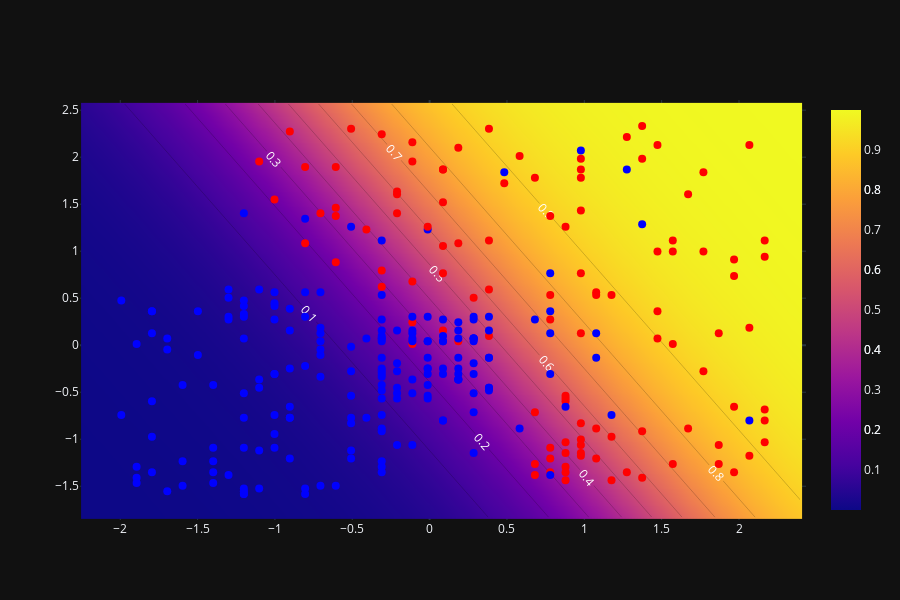

Write notebook code for a chart like this one.
### Code cell
# Plot the figure
fig1 = go.Figure([
    go.Scatter(x=x_train[:, 0], y=x_train[:, 1], name='Train', mode='markers',
                marker=dict(color=y_train, size=8, colorscale='Bluered')),
    go.Contour(x=xrange, y=yrange, z=z, line_width=0.2, line_smoothing=0.5,
                contours=dict(coloring='heatmap', showlabels=True, labelfont=dict(size=12, color='white'))),
    go.Heatmap(x=xrange, y=yrange, z=z)
])
fig1.update_layout(template='plotly_dark', height=600)
fig1.show()

### Figure 1 — Plotly figure (JSON) as saved in the notebook; plotly's stock layout.template omitted (floating-point values rounded to 4 significant figures; data arrays with more than 128 entries replaced by an {"elided": "..."} marker saying what was removed)
{"data": [{"marker": {"color": {"elided": "300 int values"}, "colorscale": [[0, "rgb(0,0,255)"], [1, "rgb(255,0,0)"]], "size": 8}, "mode": "markers", "name": "Train", "type": "scatter", "x": {"elided": "300 float values"}, "y": {"elided": "300 float values"}}, {"contours": {"coloring": "heatmap", "labelfont": {"color": "white", "size": 12}, "showlabels": true}, "line": {"smoothing": 0.5, "width": 0.2}, "type": "contour", "x": {"elided": "233 float values"}, "y": {"elided": "221 float values"}, "z": {"elided": "221x233 float values"}}, {"type": "heatmap", "x": {"elided": "233 float values"}, "y": {"elided": "221 float values"}, "z": {"elided": "221x233 float values"}}], "layout": {"height": 600}}
